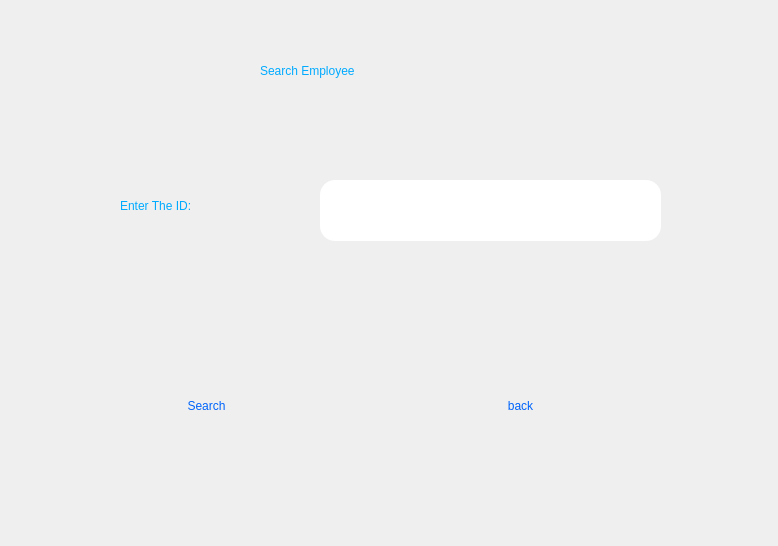
<?xml version="1.0" encoding="UTF-8"?>
<ui version="4.0">
 <class>searchEmployee</class>
 <widget class="QDialog" name="searchEmployee">
  <property name="geometry">
   <rect>
    <x>0</x>
    <y>0</y>
    <width>778</width>
    <height>546</height>
   </rect>
  </property>
  <property name="windowTitle">
   <string>Dialog</string>
  </property>
  <property name="styleSheet">
   <string notr="true">background-image: url(:/Screenshot 2024-07-05 130354.png);
border-radius:15%;</string>
  </property>
  <widget class="QLabel" name="label_2">
   <property name="geometry">
    <rect>
     <x>260</x>
     <y>30</y>
     <width>211</width>
     <height>81</height>
    </rect>
   </property>
   <property name="styleSheet">
    <string notr="true">color: rgb(0, 170, 255);
font: 75 18pt &quot;Agency FB&quot;;</string>
   </property>
   <property name="text">
    <string>Search Employee</string>
   </property>
  </widget>
  <widget class="QLabel" name="label_3">
   <property name="geometry">
    <rect>
     <x>120</x>
     <y>170</y>
     <width>191</width>
     <height>71</height>
    </rect>
   </property>
   <property name="styleSheet">
    <string notr="true">color: rgb(0, 170, 255);
font: 75 18pt &quot;Agency FB&quot;;</string>
   </property>
   <property name="text">
    <string>Enter The ID:</string>
   </property>
  </widget>
  <widget class="QLineEdit" name="SearchID">
   <property name="geometry">
    <rect>
     <x>320</x>
     <y>180</y>
     <width>341</width>
     <height>61</height>
    </rect>
   </property>
  </widget>
  <widget class="QPushButton" name="SearchButton">
   <property name="geometry">
    <rect>
     <x>76</x>
     <y>370</y>
     <width>261</width>
     <height>71</height>
    </rect>
   </property>
   <property name="styleSheet">
    <string notr="true">border-radius:15%;
color: rgb(0, 100, 250);
font: 14pt &quot;MV Boli&quot;;
</string>
   </property>
   <property name="text">
    <string>Search</string>
   </property>
  </widget>
  <widget class="QPushButton" name="pushButton">
   <property name="geometry">
    <rect>
     <x>390</x>
     <y>370</y>
     <width>261</width>
     <height>71</height>
    </rect>
   </property>
   <property name="styleSheet">
    <string notr="true">border-radius:15%;
color: rgb(0, 100, 250);
font: 14pt &quot;MV Boli&quot;;</string>
   </property>
   <property name="text">
    <string>back</string>
   </property>
  </widget>
 </widget>
 <resources/>
 <connections/>
</ui>
